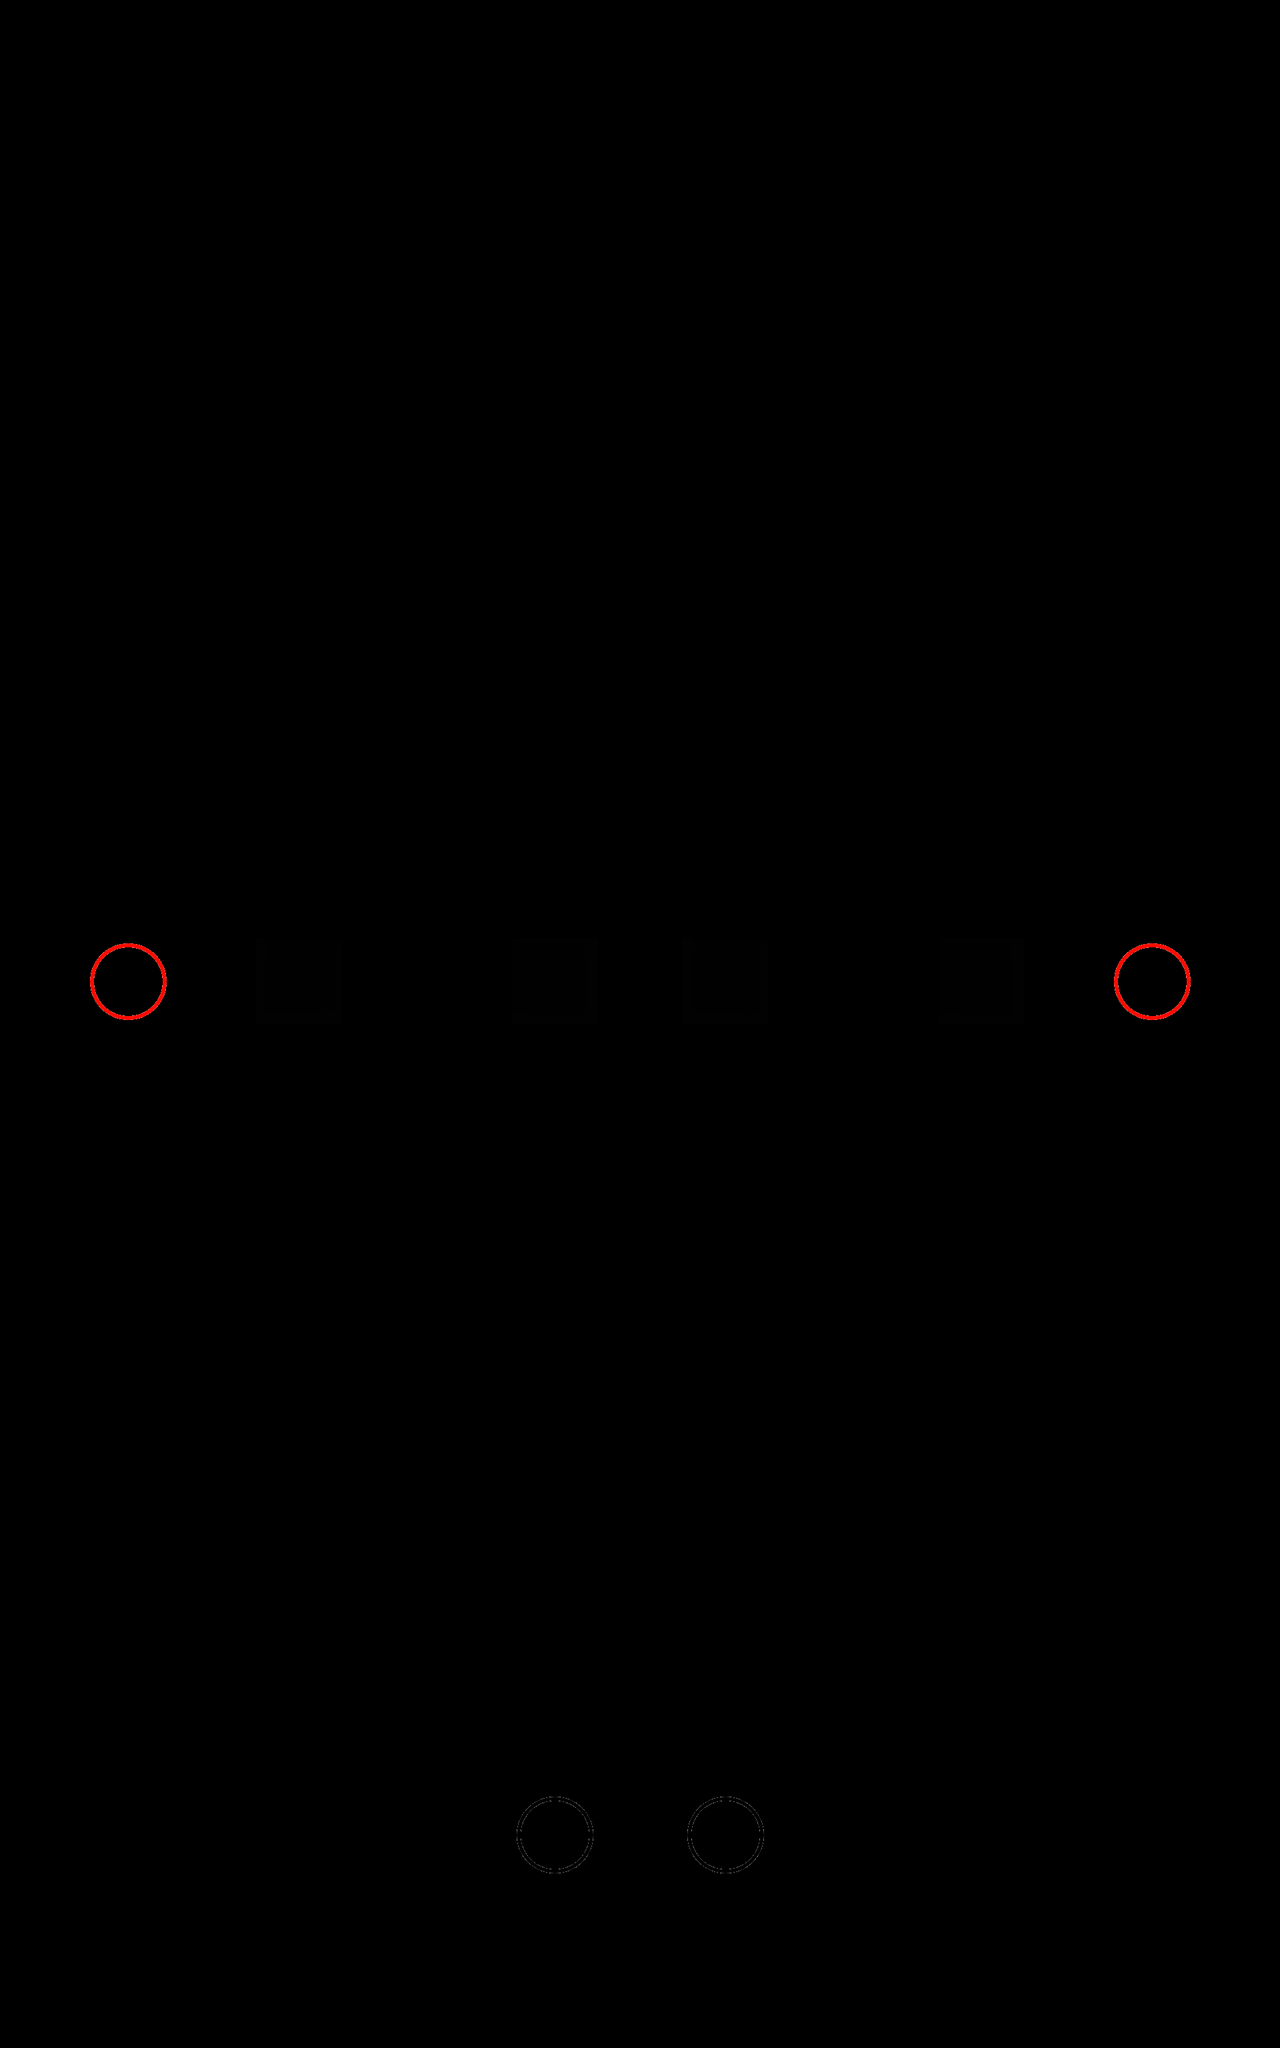

The image is a tile-based game level rendered from a .tmx file. Its description and source (layers, tilesets, objects; grid data summarised) follow:
An orthogonal 15x24 tile map with 128x128 px tiles, 2 tile layers (tilelayer, settingslayer) and 11 objects.

<map version="1.0" tiledversion="1.0.2" orientation="orthogonal" renderorder="right-down" width="15" height="24" tilewidth="128" tileheight="128" nextobjectid="32">
 <tileset firstgid="1" source="untitled.tsx" />
 <layer name="tilelayer" width="15" height="24">
  <data>[360 cells, 11 non-empty, 4 distinct tile ids]</data>
 </layer>
 <layer name="settingslayer" width="15" height="24">
  <properties>
   <property name="ambientlight" type="float" value="0.95" />
   <property name="scale" type="float" value="2.3" />
  </properties>
  <data>[360 cells, 0 non-empty, 0 distinct tile ids]</data>
 </layer>
 <objectgroup name="mirrors">
  <object id="20" gid="2" x="1408" y="1408" width="128" height="128" rotation="90" />
  <object id="21" gid="2" x="512" y="1408" width="128" height="128" rotation="180" />
  <object id="22" gid="2" x="768" y="1408" width="128" height="128" rotation="90" />
  <object id="23" gid="2" x="1152" y="1408" width="128" height="128" rotation="180" />
 </objectgroup>
 <objectgroup name="pelletends">
  <object id="24" gid="4" x="1024" y="2816" width="128" height="128" />
  <object id="25" gid="4" x="768" y="2816" width="128" height="128" />
 </objectgroup>
 <objectgroup name="pelletstarts">
  <object id="18" gid="3" x="1664" y="1536" width="128" height="128">
   <properties>
    <property name="firedirections" value="l" />
    <property name="initialdelay" type="float" value="2" />
    <property name="pelletpause" type="float" value="4" />
   </properties>
  </object>
  <object id="19" gid="3" x="128" y="1536" width="128" height="128">
   <properties>
    <property name="firedirections" value="r" />
    <property name="initialdelay" type="float" value="0" />
    <property name="pelletpause" type="float" value="4" />
   </properties>
  </object>
 </objectgroup>
 <objectgroup name="trackpoints" />
 <objectgroup name="blocks">
  <object id="29" gid="1" x="896" y="1536" width="128" height="128" />
  <object id="30" gid="1" x="1408" y="384" width="128" height="128" />
  <object id="31" gid="1" x="384" y="384" width="128" height="128" />
 </objectgroup>
 <objectgroup name="toggles" />
 <objectgroup name="wallportals" />
</map>
